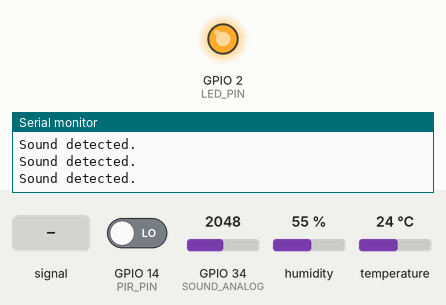
Recording of a sketch running on a simulated ESP32. Parts: output pins drawn as LEDs (lit = HIGH), the last lines printed to the serial monitor. The inputs (shaded band) are chosen by the test bench; at power-on: GPIO 34 (SOUND_ANALOG) = 2048, GPIO 14 (PIR_PIN) LOW, humidity 55 %, temperature 24 °C. WiFi joins after 1.5 s; servers stay silent unless stated; uploads are accepted with an empty reply; EEPROM starts erased.

Above: at 2.9 s.
3.0 s: GPIO 34 (SOUND_ANALOG) fed a 200 Hz sine of ±1842 counts around its level
6.5 s: GPIO 34 (SOUND_ANALOG) set to 2866
At 7.6 s:
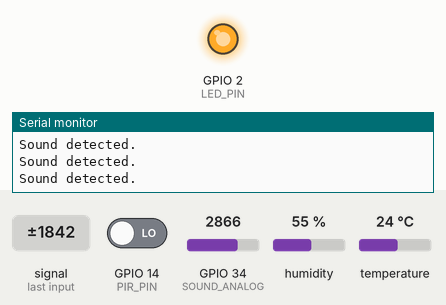
17.6 s: GPIO 34 (SOUND_ANALOG) set to 869
19.1 s: GPIO 34 (SOUND_ANALOG) set to 758
At 20.5 s:
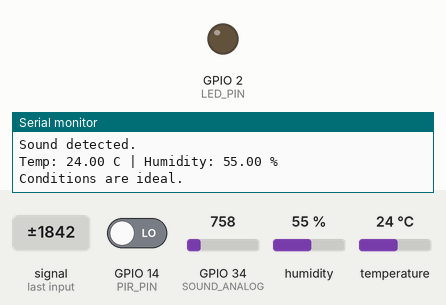
Timing chart, 0 to 21.6 s (numbered marks = the images above; inputs shaded):
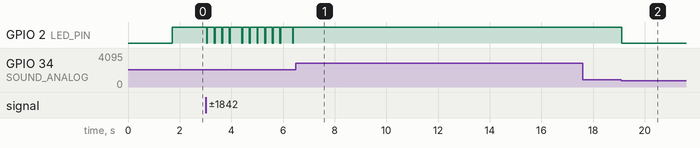

The sketch:

Baby.ino
```cpp
#include <DHT.h>
#include <WiFi.h>
#include <Preferences.h>
#include <WiFiClientSecure.h>
#include <HTTPClient.h>
#include <math.h>
#include <WebServer.h>

// Pin assignments and sensor configuration
#define DHTPIN 13
#define DHTTYPE DHT22
const int PIR_PIN = 14;
const int SOUND_ANALOG = 34;
const int LED_PIN = 2;

// Sound detection tuning
const int SOUND_THRESHOLD = 800;

// Comfort range targets
const float TEMP_MIN = 22.0f;
const float TEMP_MAX = 28.0f;
const float HUMID_MIN = 40.0f;
const float HUMID_MAX = 60.0f;

// DHT sampling cadence
const unsigned long DHT_INTERVAL_MS = 2000;
const unsigned long STATUS_UPDATE_INTERVAL_MS = 60000;

// WiFi credentials
constexpr char DEFAULT_WIFI_SSID[] = "Asif";
constexpr char DEFAULT_WIFI_PASS[] = "asifFoisal";
constexpr uint8_t WIFI_RETRY_LIMIT = 5;
const unsigned long WIFI_RECONNECT_INTERVAL_MS = 30000;

// Firebase configuration
const char *firebaseHost = "https://babymonitor-9ea16-default-rtdb.firebaseio.com/";
const char *firebaseAuth = "6A6CJJ2qkzdUdLkrdSl7AOdkwQt895ZpmBI4nx7t";
const char *firebaseDevicePath = "/devices/baby_monitor";
const char *firebaseReadingsPath = "/devices/baby_monitor/readings";
const char *firebaseStatusPath = "/devices/baby_monitor/status";
const char *firebaseEventsPath = "/devices/baby_monitor/events";

enum class FirebaseMethod : uint8_t
{
    Post,
    Patch,
    Put
};

DHT dht(DHTPIN, DHTTYPE);

bool lastMotionState = false;
bool motionState = false;
bool soundAboveThreshold = false;
bool previousSoundAboveThreshold = false;
int lastSoundLevel = 0;
float lastTemperature = NAN;
float lastHumidity = NAN;
unsigned long lastDhtSample = 0;
unsigned long lastWiFiReconnectAttempt = 0;
unsigned long lastStatusPublish = 0;
String storedSsid;
String storedPassword;
WebServer server(80);
bool httpServerStarted = false;

// Function prototypes
void handleDht(unsigned long now);
void handleMotion(unsigned long now);
void handleSound(unsigned long now);
bool connectToWiFi(const char *targetSsid, const char *targetPassword, uint8_t maxRetries = WIFI_RETRY_LIMIT);
void maintainWiFiConnection(unsigned long now);
void loadStoredCredentials();
void saveCredentials(const String &ssidValue, const String &passwordValue);
void publishStatusHeartbeat(unsigned long now);
void publishDeviceStatus(const IPAddress &ip, unsigned long timestamp, bool online);
void publishSensorData(unsigned long timestamp, float temperature, float humidity, bool tempOK, bool humidOK);
void publishMotionEvent(unsigned long timestamp);
void publishSoundEvent(unsigned long timestamp, int level);
bool firebaseSend(const String &path, const String &payload, FirebaseMethod method);
void setupHttpServer();
String buildStatusJson();
void handleStatusPage();
void handleStatusJson();

void setup()
{
    Serial.begin(115200);
    dht.begin();

    pinMode(PIR_PIN, INPUT);
    pinMode(LED_PIN, OUTPUT);

    Serial.println("Integrated Environment Monitor ready.");
    Serial.println("DHT22 on GPIO 13 | PIR on GPIO 14 | Sound sensor on GPIO 34");
    Serial.println("Ideal range: Temp 22-28 C | Humidity 40-60 %");

    loadStoredCredentials();

    bool connected = false;

    if (storedSsid.length() > 0)
    {
        Serial.print("Connecting with stored WiFi credentials for SSID: ");
        Serial.println(storedSsid);
        connected = connectToWiFi(storedSsid.c_str(), storedPassword.c_str());
    }

    if (!connected && DEFAULT_WIFI_SSID[0] != '\0')
    {
        Serial.println("Falling back to compiled WiFi credentials.");
        connected = connectToWiFi(DEFAULT_WIFI_SSID, DEFAULT_WIFI_PASS);
        if (connected)
        {
            storedSsid = DEFAULT_WIFI_SSID;
            storedPassword = DEFAULT_WIFI_PASS;
            saveCredentials(storedSsid, storedPassword);
        }
    }

    if (connected)
    {
        publishDeviceStatus(WiFi.localIP(), millis(), true);
        setupHttpServer();
    }
    else
    {
        Serial.println("WiFi connection not available. Firebase updates will resume after reconnect.");
    }
}

void loop()
{
    const unsigned long now = millis();

    maintainWiFiConnection(now);
    publishStatusHeartbeat(now);
    handleMotion(now);
    handleSound(now);
    handleDht(now);

    if (httpServerStarted)
    {
        server.handleClient();
    }

    delay(10);
}

void handleDht(unsigned long now)
{
    if (now - lastDhtSample < DHT_INTERVAL_MS)
    {
        return;
    }
    lastDhtSample = now;

    float humidity = dht.readHumidity();
    float temperature = dht.readTemperature();

    if (isnan(humidity) || isnan(temperature))
    {
        Serial.println("Sensor read error from DHT22.");
        return;
    }

    lastHumidity = humidity;
    lastTemperature = temperature;

    const bool tempOK = (temperature >= TEMP_MIN) && (temperature <= TEMP_MAX);
    const bool humidOK = (humidity >= HUMID_MIN) && (humidity <= HUMID_MAX);

    Serial.printf("Temp: %.2f C | Humidity: %.2f %%\n", temperature, humidity);

    if (tempOK && humidOK)
    {
        Serial.println("Conditions are ideal.");
    }
    else
    {
        Serial.println("Warning: Conditions are outside ideal range.");
        if (!tempOK)
        {
            Serial.println(temperature < TEMP_MIN ? "  -> Temperature is too low." : "  -> Temperature is too high.");
        }
        if (!humidOK)
        {
            Serial.println(humidity < HUMID_MIN ? "  -> Humidity is too low." : "  -> Humidity is too high.");
        }
    }

    publishSensorData(now, temperature, humidity, tempOK, humidOK);
    Serial.println();
}

void handleMotion(unsigned long now)
{
    const bool currentState = digitalRead(PIR_PIN) == HIGH;
    motionState = currentState;

    if (currentState && !lastMotionState)
    {
        Serial.println("Motion detected.");
        publishMotionEvent(now);
    }

    lastMotionState = currentState;
}

void handleSound(unsigned long now)
{
    lastSoundLevel = analogRead(SOUND_ANALOG);
    soundAboveThreshold = lastSoundLevel > SOUND_THRESHOLD;

    if (soundAboveThreshold)
    {
        Serial.println("Sound detected.");
        digitalWrite(LED_PIN, HIGH);
    }
    else
    {
        digitalWrite(LED_PIN, LOW);
    }

    if (soundAboveThreshold && !previousSoundAboveThreshold)
    {
        publishSoundEvent(now, lastSoundLevel);
    }

    previousSoundAboveThreshold = soundAboveThreshold;
}

bool connectToWiFi(const char *targetSsid, const char *targetPassword, uint8_t maxRetries)
{
    if (!targetSsid || targetSsid[0] == '\0')
    {
        return false;
    }

    WiFi.mode(WIFI_STA);
    WiFi.begin(targetSsid, targetPassword);
    WiFi.setSleep(false);

    Serial.print("Connecting to WiFi");

    uint8_t attempt = 0;
    while (WiFi.status() != WL_CONNECTED && attempt < maxRetries)
    {
        delay(500);
        Serial.print(".");
        attempt++;
    }

    if (WiFi.status() == WL_CONNECTED)
    {
        Serial.print("\nWiFi connected. IP: ");
        Serial.println(WiFi.localIP());
        return true;
    }

    Serial.println("\nFailed to connect to WiFi.");
    WiFi.disconnect(true);
    delay(200);
    return false;
}

void maintainWiFiConnection(unsigned long now)
{
    if (WiFi.status() == WL_CONNECTED)
    {
        return;
    }

    if (now - lastWiFiReconnectAttempt < WIFI_RECONNECT_INTERVAL_MS)
    {
        return;
    }

    lastWiFiReconnectAttempt = now;
    Serial.println("WiFi disconnected. Attempting reconnect...");

    bool connected = false;

    if (storedSsid.length() > 0)
    {
        connected = connectToWiFi(storedSsid.c_str(), storedPassword.c_str());
    }

    if (!connected && DEFAULT_WIFI_SSID[0] != '\0')
    {
        connected = connectToWiFi(DEFAULT_WIFI_SSID, DEFAULT_WIFI_PASS);
        if (connected)
        {
            storedSsid = DEFAULT_WIFI_SSID;
            storedPassword = DEFAULT_WIFI_PASS;
            saveCredentials(storedSsid, storedPassword);
        }
    }

    if (connected)
    {
        publishDeviceStatus(WiFi.localIP(), millis(), true);
        setupHttpServer();
    }
}

void publishStatusHeartbeat(unsigned long now)
{
    if (WiFi.status() != WL_CONNECTED)
    {
        return;
    }

    if (now - lastStatusPublish < STATUS_UPDATE_INTERVAL_MS)
    {
        return;
    }

    lastStatusPublish = now;
    publishDeviceStatus(WiFi.localIP(), now, true);
}

void loadStoredCredentials()
{
    Preferences prefs;
    if (prefs.begin("wifi", true))
    {
        storedSsid = prefs.getString("ssid", "");
        storedPassword = prefs.getString("pass", "");
        prefs.end();
    }
    else
    {
        storedSsid = "";
        storedPassword = "";
    }
}

void saveCredentials(const String &ssidValue, const String &passwordValue)
{
    Preferences prefs;
    if (prefs.begin("wifi", false))
    {
        prefs.putString("ssid", ssidValue);
        prefs.putString("pass", passwordValue);
        prefs.end();
    }
}

void publishDeviceStatus(const IPAddress &ip, unsigned long timestamp, bool online)
{
    String payload = "{";
    payload += "\"ip\":\"";
    payload += ip.toString();
    payload += "\",\"online\":";
    payload += online ? "true" : "false";
    payload += ",\"lastSeenMs\":";
    payload += String(timestamp);
    payload += ",\"lastSoundLevel\":";
    payload += String(lastSoundLevel);
    payload += ",\"motionActive\":";
    payload += motionState ? "true" : "false";
    if (!isnan(lastTemperature))
    {
        payload += ",\"temperatureC\":";
        payload += String(lastTemperature, 2);
    }
    if (!isnan(lastHumidity))
    {
        payload += ",\"humidityPct\":";
        payload += String(lastHumidity, 2);
    }
    payload += "}";

    if (!firebaseSend(String(firebaseStatusPath), payload, FirebaseMethod::Patch))
    {
        Serial.println("Failed to publish device status to Firebase.");
    }
}

void publishSensorData(unsigned long timestamp, float temperature, float humidity, bool tempOK, bool humidOK)
{
    String payload = "{";
    payload += "\"timestampMs\":";
    payload += String(timestamp);
    payload += ",\"temperatureC\":";
    payload += String(temperature, 2);
    payload += ",\"humidityPct\":";
    payload += String(humidity, 2);
    payload += ",\"temperatureIdeal\":";
    payload += tempOK ? "true" : "false";
    payload += ",\"humidityIdeal\":";
    payload += humidOK ? "true" : "false";
    payload += ",\"motionActive\":";
    payload += motionState ? "true" : "false";
    payload += ",\"soundLevel\":";
    payload += String(lastSoundLevel);
    payload += ",\"soundThresholdExceeded\":";
    payload += soundAboveThreshold ? "true" : "false";
    payload += "}";

    if (!firebaseSend(String(firebaseReadingsPath), payload, FirebaseMethod::Post))
    {
        Serial.println("Failed to publish sensor data to Firebase.");
    }
}

void publishMotionEvent(unsigned long timestamp)
{
    String payload = "{";
    payload += "\"timestampMs\":";
    payload += String(timestamp);
    payload += ",\"type\":\"motion\"";
    if (!isnan(lastTemperature))
    {
        payload += ",\"temperatureC\":";
        payload += String(lastTemperature, 2);
    }
    if (!isnan(lastHumidity))
    {
        payload += ",\"humidityPct\":";
        payload += String(lastHumidity, 2);
    }
    payload += "}";

    if (!firebaseSend(String(firebaseEventsPath), payload, FirebaseMethod::Post))
    {
        Serial.println("Failed to publish motion event to Firebase.");
    }
}

void publishSoundEvent(unsigned long timestamp, int level)
{
    String payload = "{";
    payload += "\"timestampMs\":";
    payload += String(timestamp);
    payload += ",\"type\":\"sound\"";
    payload += ",\"soundLevel\":";
    payload += String(level);
    if (!isnan(lastTemperature))
    {
        payload += ",\"temperatureC\":";
        payload += String(lastTemperature, 2);
    }
    if (!isnan(lastHumidity))
    {
        payload += ",\"humidityPct\":";
        payload += String(lastHumidity, 2);
    }
    payload += "}";

    if (!firebaseSend(String(firebaseEventsPath), payload, FirebaseMethod::Post))
    {
        Serial.println("Failed to publish sound event to Firebase.");
    }
}

void setupHttpServer()
{
    if (httpServerStarted)
    {
        return;
    }

    server.on("/", handleStatusPage);
    server.on("/status.json", handleStatusJson);
    server.begin();
    httpServerStarted = true;
    Serial.println("HTTP status server started on port 80.");
}

String buildStatusJson()
{
    String json = "{";
    json += "\"ip\":\"";
    json += WiFi.localIP().toString();
    json += "\",\"online\":";
    json += WiFi.status() == WL_CONNECTED ? "true" : "false";
    json += ",\"lastSeenMs\":";
    json += String(millis());
    json += ",\"lastSoundLevel\":";
    json += String(lastSoundLevel);
    json += ",\"soundThresholdExceeded\":";
    json += soundAboveThreshold ? "true" : "false";
    json += ",\"motionActive\":";
    json += motionState ? "true" : "false";
    if (!isnan(lastTemperature))
    {
        json += ",\"temperatureC\":";
        json += String(lastTemperature, 2);
    }
    if (!isnan(lastHumidity))
    {
        json += ",\"humidityPct\":";
        json += String(lastHumidity, 2);
    }
    json += "}";
    return json;
}

void handleStatusPage()
{
    String html = "<!DOCTYPE html><html><head><meta charset='utf-8'><title>Baby Monitor Status</title>";
    html += "<style>body{font-family:Arial,Helvetica,sans-serif;margin:16px;background:#f4f4f4;color:#202020;}";
    html += "h1{margin-bottom:0;}small{color:#606060;}section{margin-top:18px;}";
    html += "pre{background:#111;color:#0f0;padding:16px;border-radius:6px;overflow:auto;}";
    html += "button{padding:6px 12px;border:0;border-radius:4px;background:#0069d9;color:#fff;cursor:pointer;}";
    html += "button:hover{background:#0052af;}";
    html += "</style></head><body><h1>Baby Monitor Status</h1><small>Auto-refresh every 2&nbsp;s</small>";
    html += "<section><pre id='payload'>{\"status\":\"loading\"}</pre>";
    html += "<button onclick='refresh()'>Refresh now</button></section>";
    html += "<script>async function refresh(){try{const r=await fetch('/status.json',{cache:'no-store'});";
    html += "const data=await r.json();document.getElementById('payload').textContent=JSON.stringify(data,null,2);}";
    html += "catch(e){document.getElementById('payload').textContent='{\\\"error\\\":\\\"'+e+'\\\"}';}}";
    html += "refresh();setInterval(refresh,2000);</script></body></html>";
    server.send(200, "text/html", html);
}

void handleStatusJson()
{
    server.send(200, "application/json", buildStatusJson());
}

bool firebaseSend(const String &path, const String &payload, FirebaseMethod method)
{
    if (!firebaseHost || firebaseHost[0] == '\0' || !firebaseAuth || firebaseAuth[0] == '\0')
    {
        return false;
    }

    if (WiFi.status() != WL_CONNECTED)
    {
        return false;
    }

    WiFiClientSecure client;
    client.setInsecure();

    HTTPClient http;
    String url = String(firebaseHost) + path + ".json?auth=" + firebaseAuth;

    if (!http.begin(client, url))
    {
        Serial.println("Unable to initialise HTTP client for Firebase.");
        return false;
    }

    http.addHeader("Content-Type", "application/json");

    int httpCode = 0;
    switch (method)
    {
    case FirebaseMethod::Post:
        httpCode = http.POST(payload);
        break;
    case FirebaseMethod::Patch:
        httpCode = http.PATCH(payload);
        break;
    case FirebaseMethod::Put:
        httpCode = http.PUT(payload);
        break;
    }

    if (httpCode < 0)
    {
        String error = http.errorToString(httpCode);
        Serial.printf("Firebase request failed: %s\n", error.c_str());
        http.end();
        return false;
    }

    if (httpCode >= 400)
    {
        Serial.printf("Firebase HTTP %d\n", httpCode);
        http.end();
        return false;
    }

    http.end();
    return true;
}
```

Measured:
- the behaviour switches between 801 and 800 on GPIO 34 (SOUND_ANALOG) (found by bisection; images 1 and 2)
- after the input at 6.5 s, GPIO 2 (LED_PIN): stops changing and stays HIGH
- after the input at 19.1 s, GPIO 2 (LED_PIN): HIGH → LOW at once
